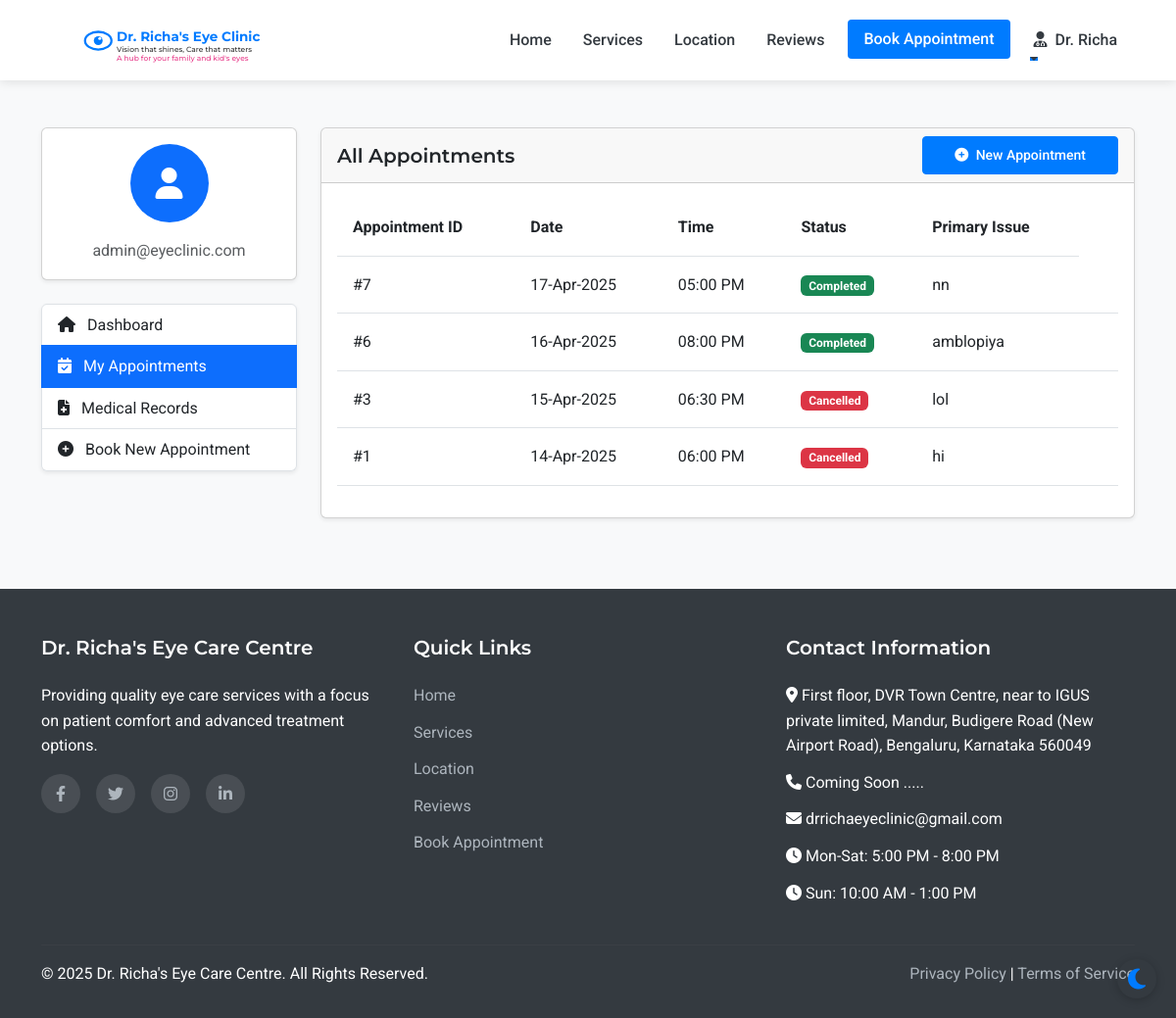
The page /patient/appointments (signed in) on the database its author committed.
### models.py (models this page shows, shortened)
class Admin(UserMixin, db.Model):
    id = db.Column(db.Integer, primary_key=True)
    username = db.Column(db.String(64), unique=True, nullable=False)
    email = db.Column(db.String(120), unique=True, nullable=False)
    password_hash = db.Column(db.String(256), nullable=False)

class Appointment(db.Model):
    id = db.Column(db.Integer, primary_key=True)
    patient_id = db.Column(db.Integer, db.ForeignKey('patient.id'), nullable=False)
    appointment_date = db.Column(db.Date, nullable=False)
    appointment_time = db.Column(db.Time, nullable=False)
    primary_issue = db.Column(db.Text, nullable=True)
    referral_info = db.Column(db.String(255), nullable=True)
    status = db.Column(db.String(20), default='scheduled')  # scheduled, completed, cancelled
    created_at = db.Column(db.DateTime, default=datetime.utcnow)
    consultation_fee = db.Column(db.Float, nullable=False, default=500.0)
    payment_status = db.Column(db.String(20), default='pending')  # pending, paid

### routes.py (the view)
@app.route('/patient/appointments')
@login_required
def patient_appointments():
    appointments = Appointment.query.filter_by(patient_id=current_user.id).order_by(desc(Appointment.appointment_date)).all()
    form = FlaskForm()
    return render_template('patient/appointments.html', appointments=appointments, form=form)

### app.py (called while the page is built)
@login_manager.user_loader
def load_user(user_id):
    from models import Doctor, Assistant, Admin, Patient
    try:
        if user_id.startswith('doctor_'):
            return Doctor.query.get(int(user_id.split('_')[1]))
        elif user_id.startswith('assistant_'):
            return Assistant.query.get(int(user_id.split('_')[1]))
        elif user_id.startswith('admin_'):
            return Admin.query.get(int(user_id.split('_')[1]))
        else:
            return Patient.query.get(int(user_id))
    except (ValueError, AttributeError):
        return None

### routes.py (called while the page is built)
@app.context_processor
def inject_now():
    return {'now': datetime.now()}

### templates/patient/appointments.html (shortened to what this page needs)
{% extends 'layout.html' %}
{% block content %}
<section class="py-5 bg-light">
    <div class="container">
        <div class="row">
            <div class="col-lg-3 mb-4">
                <div class="card shadow-sm mb-4">
                    <div class="card-body text-center">
                        <div class="avatar-circle bg-primary text-white mb-3">
                            <i class="fas fa-user fa-2x"></i>
                        </div>
                        <p class="card-text text-muted mb-0">{{ current_user.email }}</p>
                    </div>
                </div>
                <div class="list-group shadow-sm">
                    <a href="{{ url_for('patient_dashboard') }}" class="list-group-item list-group-item-action">
                        <i class="fas fa-home me-2"></i> Dashboard
                    </a>
                    <a href="{{ url_for('patient_appointments') }}" class="list-group-item list-group-item-action active">
                        <i class="fas fa-calendar-check me-2"></i> My Appointments
                    </a>
                    <a href="{{ url_for('patient_medical_records') }}" class="list-group-item list-group-item-action">
                        <i class="fas fa-file-medical me-2"></i> Medical Records
                    </a>
                    <a href="{{ url_for('appointment') }}" class="list-group-item list-group-item-action">
                        <i class="fas fa-plus-circle me-2"></i> Book New Appointment
                    </a>
                </div>
            </div>
            <div class="col-lg-9">
                <div class="card shadow-sm mb-4">
                    <div class="card-header d-flex justify-content-between align-items-center">
                        <h5 class="mb-0">All Appointments</h5>
                        <a href="{{ url_for('appointment') }}" class="btn btn-primary btn-sm">
                            <i class="fas fa-plus-circle me-1"></i> New Appointment
                        </a>
                    </div>
                    <div class="card-body">
                        {% if appointments %}
                            <div class="table-responsive">
                                <table class="table table-hover">
                                    <thead>
                                        <tr>
                                            <th>Appointment ID</th>
                                            <th>Date</th>
                                            <th>Time</th>
                                            <th>Status</th>
                                            <th>Primary Issue</th>
                                        </tr>
                                    </thead>
                                    <tbody>
                                        {% for appointment in appointments %}
                                            <tr>
                                                <td>#{{ appointment.id }}</td>
                                                <td>{{ appointment.appointment_date.strftime('%d-%b-%Y') }}</td>
                                                <td>{{ appointment.appointment_time.strftime('%I:%M %p') }}</td>
                                                <td>
                                                    {% if appointment.status == 'scheduled' %}
                                                        <span class="badge bg-info">Scheduled</span>
                                                    {% elif appointment.status == 'completed' %}
                                                        <span class="badge bg-success">Completed</span>
                                                    {% elif appointment.status == 'cancelled' %}
                                                        <span class="badge bg-danger">Cancelled</span>
                                                    {% else %}
                                                        <span class="badge bg-secondary">{{ appointment.status }}</span>
                                                    {% endif %}
                                                </td>
                                                <td>{{ appointment.primary_issue or 'Not specified' }}</td>
                                                <td>
                                                </td>
                                            </tr>
                                        {% endfor %}
                                    </tbody>
                                </table>
                            </div>
                        {% else %}
                            <div class="text-center p-4">
                                <p class="text-muted mb-3">You don't have any appointments yet.</p>
                                <a href="{{ url_for('appointment') }}" class="btn btn-primary">Book Your First Appointment</a>
                            </div>
                        {% endif %}
                    </div>
                </div>
            </div>
        </div>
    </div>
</section>
{% endblock %}

### static/css/style.css (style rules this page uses)
:root { --primary-color: #007bff; --secondary-color: #6c757d; --accent-color: #17a2b8; --light-color: #f8f9fa; --dark-color: #343a40; --success-color: #28a745; --warning-color: #ffc107; --danger-color: #dc3545; --white: #ffffff; --light-blue: #e6f2ff; --transition: all 0.3s ease; --bg-color: #ffffff; --text-color: #343a40; --card-bg: #ffffff; --border-color: #dee2e6; --footer-bg: #343a40; --footer-text: #ffffff; --hero-overlay: rgba(0, 123, 255, 0.85); }
body { font-family: 'Roboto', sans-serif; color: var(--text-color, var(--dark-color)); line-height: 1.6; background-color: var(--bg-color, var(--white)); transition: background-color 0.3s ease, color 0.3s ease; }
h1, h2, h3, h4, h5, h6 { font-family: 'Montserrat', sans-serif; font-weight: 600; }
.table td, .table th { padding: 1rem; vertical-align: middle; }
.btn-primary { background-color: var(--primary-color); border-color: var(--primary-color); padding: 0.5rem 2rem; font-weight: 500; border-radius: 4px; transition: var(--transition); }

### templates/patient/appointments.html (style rules this page uses)
.avatar-circle { width: 80px; height: 80px; border-radius: 50%; display: flex; align-items: center; justify-content: center; margin: 0 auto; }

### rows shown on the page
Admin: email "admin@eyeclinic.com"
Appointment: id "7", appointment_date "17-Apr-2025", appointment_time "05:00 PM", status "Completed", primary_issue "nn"
Appointment: id "6", appointment_date "16-Apr-2025", appointment_time "08:00 PM", status "Completed", primary_issue "amblopiya"
Appointment: id "3", appointment_date "15-Apr-2025", appointment_time "06:30 PM", status "Cancelled", primary_issue "lol"
Appointment: id "1", appointment_date "14-Apr-2025", appointment_time "06:00 PM", status "Cancelled", primary_issue "hi"
